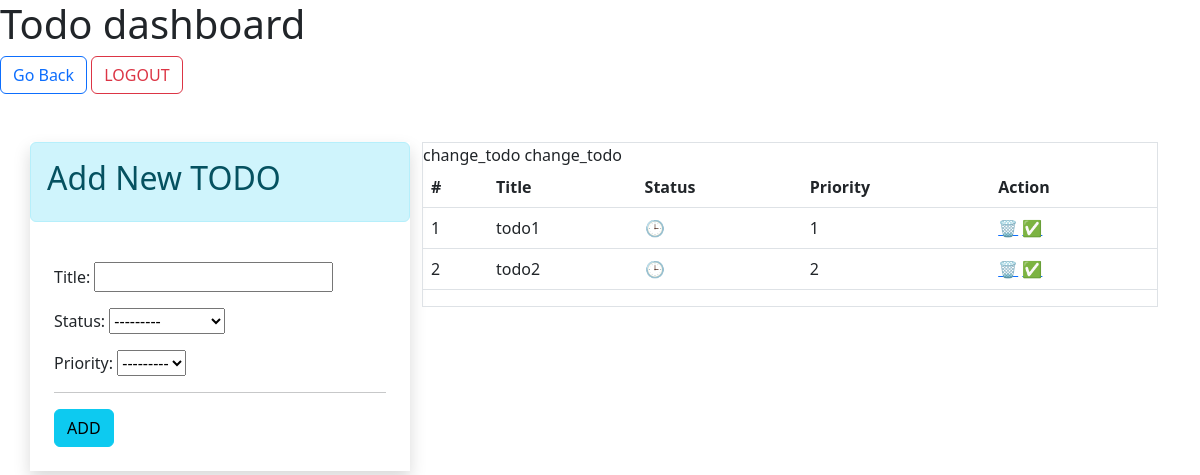
Screenshot of /show_todo/ (signed in) with the database file from the repository.
### smsapp/models.py (models this page shows)
class TODO(models.Model):
    status_choices = [
    ('C', 'COMPLETED'),
    ('P', 'PENDING'),
    ]
    priority_choices = [
    ('1', '1️⃣'),
    ('2', '2️⃣'),
    ('3', '3️⃣'),
    ('4', '4️⃣'),
    ('5', '5️⃣'),
    ('6', '6️⃣'),
    ('7', '7️⃣'),
    ('8', '8️⃣'),
    ('9', '9️⃣'),
    ('10', '🔟'),
    ]
    title = models.CharField(max_length=50)
    status = models.CharField(max_length=2 , choices=status_choices)
    user  = models.ForeignKey(CustomUser  , on_delete= models.CASCADE)
    date = models.DateTimeField(auto_now_add=True)
    priority = models.CharField(max_length=2 , choices=priority_choices)

### smsapp/AdminViews.py (the view)
# urls.py: path('show_todo/' , AdminViews.show_todo, name="show_todo" ),
def show_todo(request):
    if request.user.is_authenticated:
        user = request.user
        form = TODOForm()
        todos = TODO.objects.filter(user = user).order_by('priority')
        return render(request , 'todo/addtodo.html' , context={'form' : form , 'todos' : todos})

### smsapp/forms.py
class TODOForm(ModelForm):
    class Meta:
        model = TODO
        fields = ['title' , 'status' , 'priority']

### smsapp/LoginCheckMiddleWare.py (called while the page is built, shortened)
    def process_view(self, request, view_func, view_args, view_kwargs):
        modulename = view_func.__module__
        user = request.user
        if user.is_authenticated:
            if user.user_type == "1":
                if modulename == "smsapp.AdminViews":
                    pass
                elif modulename == "smsapp.views" or modulename == "django.views.static":
                    pass
                else:
                    return redirect("adminmain_home")
            else:
                return redirect("login")
        else:
            if request.path == reverse("login") or request.path == reverse("doLogin"):
                pass
            else:
                return redirect("login")

### templates/todo/addtodo.html (shortened to what this page needs)
{% extends 'todo/base.html' %}
{% block body %}
<div>
    <div class="container pt-4">
      <div class="row  p-0 mt-4">
        <div class="col-lg-4 mx-auto shadow p-0">
          <div class="alert alert-info">
            <h2>Add New TODO</h2>
          </div>
          <div class="p-4">
            <form action="{% url 'addtodo' %}" method="POST">
              {{form.as_p}}
              <hr>
              <input type="submit" value="ADD" class="btn btn-info">
            </form>
          </div>
        </div>
        <div class="col">
          <div class="border">
            {% if todos|length == 0 %}
            <div class="p-4">
              <br>
              <br>
              <div class="alert alert-info text-center">
                <p class="" style="font-size: 30px;">No Todos</p>
              </div>
              <br>
              <br>
            </div>
            {%else%}
            <div>
              <table class="table">
                <thead>
                  <tr>
                    <th>#</th>
                    <th>Title</th>
                    <th>Status</th>
                    <th>Priority</th>
                    <th>Action</th>
                  </tr>
                </thead>
                <tbody>
                  {% for todo in todos %}
                  <tr>
                    <td>{{forloop.counter}}</td>
                    <td>{{todo.title}}</td>
                    <td>
                      {% if todo.status == 'C'%}
                      ✅
                      {%else%}
                      🕒
                      {%endif%}
                    </td>
                    <td>{{todo.priority}}</td>change_todo
                    <td>
                      <a href="{% url 'delete_todo'  todo.id %}" title="Delete" class="">🗑️</a>
                      {% if todo.status == 'P'%}
                      <a href="{% url 'change_todo'  todo.id todo.status %}" title="Mark Completed" class="">✅</a>
                      {%else%}
                      <a href="{% url 'change_todo'  todo.id todo.status %}" title="Mark Pending" class="">🕒</a>
                      {%endif%}
                    </td>
                  </tr>
                  {%endfor%}
                </tbody>
              </table>
            </div>
            {%endif%}
          </div>
        </div>
      </div>
    </div>
  </div>
{% endblock body %}

### rows the page displays
TODO: title "todo1", priority "1"
TODO: title "todo2", priority "2"
